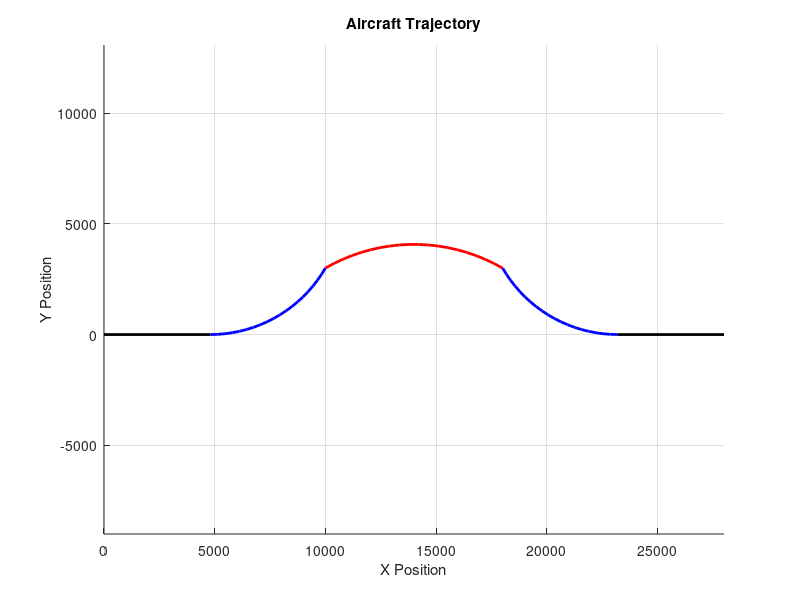

The MATLAB script that drew this image:
% Parameters
arc_radius = 8000;       % Radius of the main semicircular arc
straight_length = 1200;  % Length of straight segments on each side
transition_radius = 6000; % Radius for transition arcs
points_per_segment = 20; % Points for smooth plotting

% 1. First straight segment (unchanged)
x1 = linspace(-straight_length-arc_radius, -arc_radius-transition_radius, 2)+1000+1200+11800;
y1 = zeros(size(x1));

% 2. First transition arc (mirrored horizontally, shifted up by 200)
theta1 = linspace(pi/6, pi/2, points_per_segment);
x2 = -(arc_radius - transition_radius * cos(theta1))-200+1000+1200+10800;   % MIRRORED horizontally (x)
y2 = -transition_radius * sin(theta1) + 200+5800;            % shifted up

% 3. Main semicircular arc (shifted up by 200)
theta2 = linspace(2*pi/3, pi/3, points_per_segment);
x3 = arc_radius * cos(theta2)+1000-26.7949+700+2326.8+9996.15;
y3 = arc_radius * sin(theta2) + 200 - 800 - 166.025-3162.18;

% 4. Second transition arc (mirrored horizontally, shifted up by 200)
theta3 = linspace(pi/2, pi/6, points_per_segment);
x4 = arc_radius + transition_radius * -cos(theta3)+200-53.5898+500+700+13850;      % MIRRORED horizontally (x)
y4 = -transition_radius * sin(theta3) + 200+5800;            % shifted up

% 5. Second straight segment (unchanged)
x5 = linspace(arc_radius+transition_radius, arc_radius+straight_length, 2)-53.5898+500+700+12850;
y5 = zeros(size(x5));

% Plot segments
figure; hold on;
plot(x1, y1, 'k-', 'LineWidth', 2);           % First straight
plot(x2, y2, 'b-', 'LineWidth', 2);           % First blue arc (mirrored, shifted)
plot(x3, y3, 'r-', 'LineWidth', 2);           % Red arc (shifted)
plot(x4, y4, 'b-', 'LineWidth', 2);           % Second blue arc (mirrored, shifted)
plot(x5, y5, 'k-', 'LineWidth', 2);           % Second straight

xlabel('X Position');
ylabel('Y Position');
title('Aircraft Trajectory');
grid on;
axis equal;
